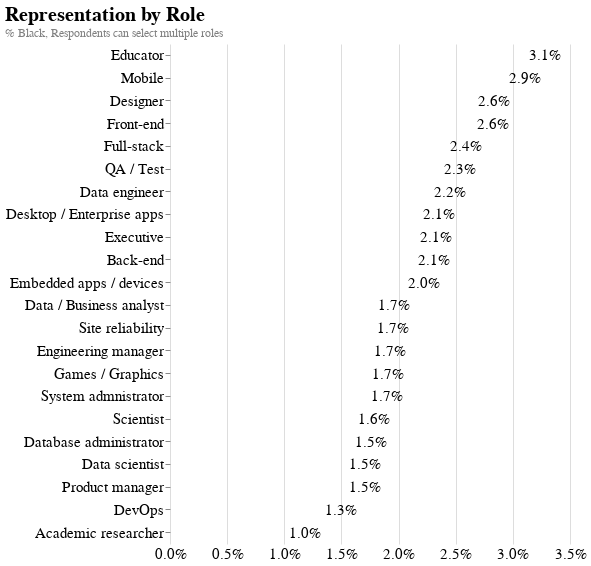

Notebook source saved alongside this figure:
### Code cell
points = alt.Chart().mark_bar(cornerRadiusBottomRight=8, cornerRadiusTopRight=8, clip=True, color="#612b8a").encode(
    x=alt.X("data", 
            axis=alt.Axis(format=".1%", title=None, tickCount=5, tickSize=0, labelFlush=False, labelFontSize=15),
    ),
    y=alt.Y("labels", 
            axis=alt.Axis(title=None, labelFontSize=15), sort="-x"
           ),
    color=alt.Color("data", 
                    scale=alt.Scale(scheme="inferno", domain=[0.005, 0.04]),
                    legend=None)
)

text = alt.Chart().mark_text(
    align='left',
    baseline='middle',
    dx=10,
    dy=0,
    fontSize=15
).encode(
    text=alt.Text("data", format=".1%"),
    x="data",
    y=alt.Y("labels", sort="-x"),
)

chart = alt.layer(points, text, data=representation["DevType"]).properties(
    width=400,
    height=500,
    title={
        "text": "Representation by Role", 
        "subtitle": "% Black, Respondents can select multiple roles",
        "subtitleColor": "gray"
    }
).configure_view(
    strokeWidth=0
).configure_title(
    anchor='start',
    offset=5,
    fontSize=20
).configure_axis(
    domain=False
)

chart.save("representation_role.png", method="selenium", webdriver="chrome", scale_factor=3.0)

chart

### Figure 1 — Vega-Lite specification as saved in the notebook (floating-point values rounded to 4 significant figures)
{"config": {"view": {"continuousWidth": 400, "continuousHeight": 300, "strokeWidth": 0}, "axis": {"domain": false}, "title": {"anchor": "start", "fontSize": 20, "offset": 5}}, "layer": [{"mark": {"type": "bar", "clip": true, "color": "#612b8a", "cornerRadiusBottomRight": 8, "cornerRadiusTopRight": 8}, "encoding": {"color": {"type": "quantitative", "field": "data", "legend": null, "scale": {"domain": [0.005, 0.04], "scheme": "inferno"}}, "x": {"type": "quantitative", "axis": {"format": ".1%", "labelFlush": false, "labelFontSize": 15, "tickCount": 5, "tickSize": 0, "title": null}, "field": "data"}, "y": {"type": "nominal", "axis": {"labelFontSize": 15, "title": null}, "field": "labels", "sort": "-x"}}}, {"mark": {"type": "text", "align": "left", "baseline": "middle", "dx": 10, "dy": 0, "fontSize": 15}, "encoding": {"text": {"type": "quantitative", "field": "data", "format": ".1%"}, "x": {"type": "quantitative", "field": "data"}, "y": {"type": "nominal", "field": "labels", "sort": "-x"}}}], "data": {"name": "data-3ce40726ba39f29d908f6e2eb7482c85"}, "height": 500, "title": {"text": "Representation by Role", "subtitle": "% Black, Respondents can select multiple roles", "subtitleColor": "gray"}, "width": 400, "$schema": "https://vega.github.io/schema/vega-lite/v4.8.1.json", "datasets": {"data-3ce40726ba39f29d908f6e2eb7482c85": [{"labels": "Educator", "data": 0.03053, "average": 0.025}, {"labels": "Mobile", "data": 0.02881, "average": 0.025}, {"labels": "Designer", "data": 0.02605, "average": 0.025}, {"labels": "Front-end", "data": 0.02599, "average": 0.025}, {"labels": "Full-stack", "data": 0.02364, "average": 0.025}, {"labels": "QA / Test", "data": 0.02308, "average": 0.025}, {"labels": "Data engineer", "data": 0.02221, "average": 0.025}, {"labels": "Desktop / Enterprise apps", "data": 0.02124, "average": 0.025}, {"labels": "Executive", "data": 0.02101, "average": 0.025}, {"labels": "Back-end", "data": 0.02083, "average": 0.025}, {"labels": "Embedded apps / devices", "data": 0.01992, "average": 0.025}, {"labels": "Data / Business analyst", "data": 0.0173, "average": 0.025}, {"labels": "Site reliability", "data": 0.01722, "average": 0.025}, {"labels": "Engineering manager", "data": 0.017, "average": 0.025}, {"labels": "Games / Graphics", "data": 0.01682, "average": 0.025}, {"labels": "System admnistrator", "data": 0.01673, "average": 0.025}, {"labels": "Scientist", "data": 0.0156, "average": 0.025}, {"labels": "Database administrator", "data": 0.01527, "average": 0.025}, {"labels": "Data scientist", "data": 0.01482, "average": 0.025}, {"labels": "Product manager", "data": 0.01481, "average": 0.025}, {"labels": "DevOps", "data": 0.01273, "average": 0.025}, {"labels": "Academic researcher", "data": 0.009509, "average": 0.025}]}}
